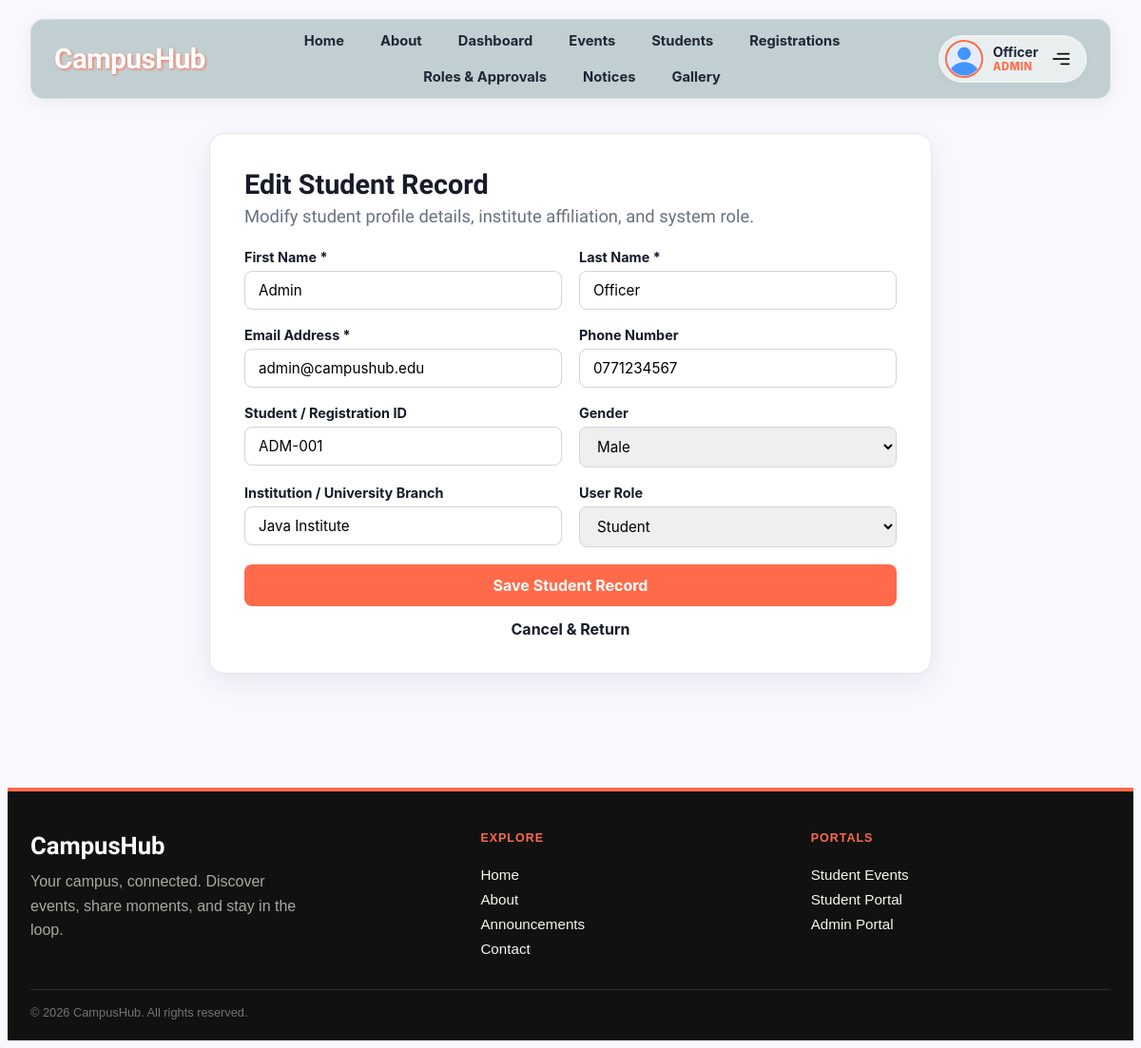
Page /admin/edit_student.php?id=1 (signed in) on the committed database.
### tables this page shows
CREATE TABLE IF NOT EXISTS `users` (
  `user_id` INT AUTO_INCREMENT PRIMARY KEY,
  `first_name` VARCHAR(50) NOT NULL,
  `last_name` VARCHAR(75) NOT NULL,
  `email` VARCHAR(100) NOT NULL UNIQUE,
  `phone` VARCHAR(25) NOT NULL UNIQUE,
  `password_hash` VARCHAR(255) NOT NULL,
  `gender` VARCHAR(10) NOT NULL DEFAULT 'other',
  `role` ENUM('super_admin', 'admin', 'moderator', 'student', 'teacher') NOT NULL DEFAULT 'student',
  `student_id` VARCHAR(50) NULL,
  `institution` VARCHAR(150) NULL DEFAULT 'Java Institute for Advanced Technology',
  `profile_photo` VARCHAR(255) NULL DEFAULT 'default-avatar.png',
  `created_at` TIMESTAMP DEFAULT CURRENT_TIMESTAMP
);

### includes/db.php (called while the page is built, shortened)
<?php
class Database
{
  private static $connection = null;
  public static function getConnection()
  {
    if (self::$connection === null) {
      $conn = @new mysqli(DB_HOST, DB_USER, DB_PASS, DB_NAME, 3306);
      $conn->set_charset("utf8mb4");
      self::$connection = $conn;
    }
    return self::$connection;
  }
  public static function search($query, $types = null, $params = [])
  {
    $conn = self::getConnection();
    $statement = $conn->prepare($query);
    if ($types != null && !empty($params)) {
      $statement->bind_param($types, ...$params);
    }
    $statement->execute();
    $result = $statement->get_result();
    return $result;
  }
}

### admin/edit_student.php (the view, shortened to what this page needs)
<?php
require_once '../includes/header.php';
require_once '../includes/db.php';
$student_user_id = isset($_GET['id']) ? (int)$_GET['id'] : 0;
$student = null;
if ($student_user_id > 0) {
    $res = Database::search("SELECT * FROM users WHERE user_id = ? LIMIT 1", "i", [$student_user_id]);
    if ($res && $res->num_rows > 0) {
        $student = $res->fetch_assoc();
    }
}
?>
<main class="page-container">
  <div class="form-container">
    <div class="form-card">
      <h1>Edit Student Record</h1>
      <p class="subtitle">Modify student profile details, institute affiliation, and system role.</p>
      <?php if (!$student): ?>
        <p style="color: var(--muted); text-align: center; padding: 24px;">Student record not found.</p>
        <a href="manage_students.php" style="color: var(--coral); font-weight: bold; text-decoration: none;">&larr; Return to Student Directory</a>
      <?php else: ?>
        <form action="edit_student.php?id=<?php echo $student_user_id; ?>" method="POST">
          <div class="form-row-2">
            <div class="form-group">
              <label for="first_name">First Name *</label>
              <input type="text" id="first_name" name="first_name" class="form-control" value="<?php echo htmlspecialchars($student['first_name']); ?>" required>
            </div>
            <div class="form-group">
              <label for="last_name">Last Name *</label>
              <input type="text" id="last_name" name="last_name" class="form-control" value="<?php echo htmlspecialchars($student['last_name']); ?>" required>
            </div>
          </div>
          <div class="form-row-2">
            <div class="form-group">
              <label for="email">Email Address *</label>
              <input type="email" id="email" name="email" class="form-control" value="<?php echo htmlspecialchars($student['email']); ?>" required>
            </div>
            <div class="form-group">
              <label for="phone">Phone Number</label>
              <input type="text" id="phone" name="phone" class="form-control" value="<?php echo htmlspecialchars($student['phone'] ?? ''); ?>">
            </div>
          </div>
          <div class="form-row-2">
            <div class="form-group">
              <label for="student_id">Student / Registration ID</label>
              <input type="text" id="student_id" name="student_id" class="form-control" value="<?php echo htmlspecialchars($student['student_id'] ?? ''); ?>">
            </div>
            <div class="form-group">
              <label for="gender">Gender</label>
              <select id="gender" name="gender" class="form-control">
                <option value="male" <?php echo ($student['gender'] === 'male') ? 'selected' : ''; ?>>Male</option>
              </select>
            </div>
          </div>
          <div class="form-row-2">
            <div class="form-group">
              <label for="institution">Institution / University Branch</label>
              <input type="text" id="institution" name="institution" class="form-control" value="<?php echo htmlspecialchars($student['institution'] ?? ''); ?>">
            </div>
            <div class="form-group">
              <label for="role">User Role</label>
              <select id="role" name="role" class="form-control">
                <option value="student" <?php echo ($student['role'] === 'student') ? 'selected' : ''; ?>>Student</option>
              </select>
            </div>
          </div>
          <button type="submit" class="btn-submit">Save Student Record</button>
          <a href="manage_students.php" style="display: block; text-align: center; margin-top: 14px; color: var(--ink); text-decoration: none; font-weight: bold; font-family: -apple-system, BlinkMacSystemFont, 'Segoe UI', Roboto, sans-serif;">Cancel & Return</a>
        </form>
      <?php endif; ?>
    </div>
  </div>
</main>
<?php
require_once '../includes/footer.php';
?>

### assets/css/style.css (style rules this page uses)
body { background-color: #faf8ff; font-family: 'Archivo Black', sans-serif; }

### admin/edit_student.php (style rules this page uses)
.page-container { --ink: #171b2a; --muted: #687083; --line: #e4e7ed; --coral: #FF6B4A; width: 100%; padding: 0 24px 64px; box-sizing: border-box; }
.form-container { width: 100%; max-width: 760px; margin: 36px auto 0; }
.form-card { background: #ffffff; border: 1px solid var(--line); border-radius: 16px; padding: 36px; box-shadow: 0 10px 30px rgba(23, 27, 42, 0.08); }
.form-card h1 { margin: 0 0 6px; color: var(--ink); font-size: 1.8rem; }
.subtitle { margin: 0 0 24px; color: var(--muted); font-family: 'Cabin Sketch', cursive; font-size: 1.15rem; }
.form-row-2 { display: grid; grid-template-columns: 1fr 1fr; gap: 18px; }
.form-group { margin-bottom: 18px; }
.form-group label { display: block; margin-bottom: 6px; font-size: 0.9rem; font-weight: 700; color: var(--ink); font-family: -apple-system, BlinkMacSystemFont, "Segoe UI", Roboto, sans-serif; }
.form-control { width: 100%; padding: 10px 14px; box-sizing: border-box; border: 1px solid #d1d5db; border-radius: 8px; font-size: 0.95rem; font-family: -apple-system, BlinkMacSystemFont, "Segoe UI", Roboto, sans-serif; }
.btn-submit { background: var(--coral); color: #ffffff; border: none; padding: 12px 24px; font-size: 1rem; font-weight: 700; border-radius: 8px; cursor: pointer; width: 100%; transition: background 0.2s ease; font-family: -apple-system, BlinkMacSystemFont, "Segoe UI", Roboto, sans-serif; }

### rows in the picture
users: first_name "Admin", last_name "Officer", email "admin@campushub.edu", phone "0771234567", student_id "ADM-001", gender "Male", institution "Java Institute"

### other values in the picture
$user_name "Officer"
str_replace('_', ' ', $user_role) "ADMIN"
